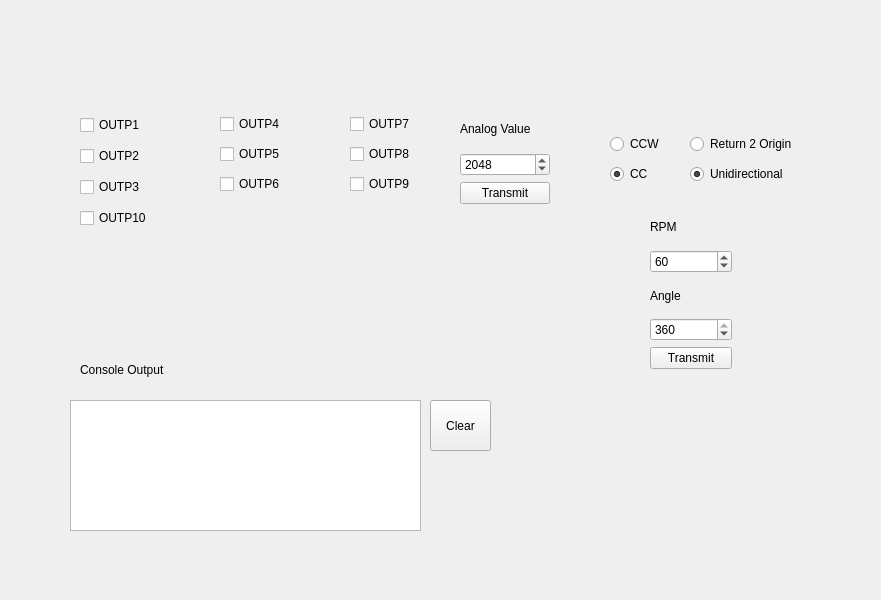
<?xml version="1.0" encoding="UTF-8"?>
<ui version="4.0">
 <class>MainWindow</class>
 <widget class="QMainWindow" name="MainWindow">
  <property name="geometry">
   <rect>
    <x>0</x>
    <y>0</y>
    <width>881</width>
    <height>600</height>
   </rect>
  </property>
  <property name="windowTitle">
   <string>MainWindow</string>
  </property>
  <widget class="QWidget" name="centralwidget">
   <widget class="QPlainTextEdit" name="ConsoleOutput">
    <property name="geometry">
     <rect>
      <x>70</x>
      <y>400</y>
      <width>351</width>
      <height>131</height>
     </rect>
    </property>
    <property name="readOnly">
     <bool>true</bool>
    </property>
   </widget>
   <widget class="QLabel" name="ConsoleOutp_lbl">
    <property name="geometry">
     <rect>
      <x>80</x>
      <y>360</y>
      <width>131</width>
      <height>20</height>
     </rect>
    </property>
    <property name="text">
     <string>Console Output</string>
    </property>
   </widget>
   <widget class="QPushButton" name="ClearConsole_btt">
    <property name="geometry">
     <rect>
      <x>430</x>
      <y>400</y>
      <width>61</width>
      <height>51</height>
     </rect>
    </property>
    <property name="text">
     <string>Clear</string>
    </property>
   </widget>
   <widget class="QWidget" name="">
    <property name="geometry">
     <rect>
      <x>80</x>
      <y>110</y>
      <width>83</width>
      <height>123</height>
     </rect>
    </property>
    <layout class="QVBoxLayout" name="verticalLayout">
     <item>
      <widget class="QCheckBox" name="OUTP1_bx">
       <property name="text">
        <string>OUTP1</string>
       </property>
      </widget>
     </item>
     <item>
      <widget class="QCheckBox" name="OUTP2_bx">
       <property name="text">
        <string>OUTP2</string>
       </property>
      </widget>
     </item>
     <item>
      <widget class="QCheckBox" name="OUTP3_bx">
       <property name="text">
        <string>OUTP3</string>
       </property>
      </widget>
     </item>
     <item>
      <widget class="QCheckBox" name="OUTP10_bx">
       <property name="text">
        <string>OUTP10</string>
       </property>
      </widget>
     </item>
    </layout>
   </widget>
   <widget class="QWidget" name="">
    <property name="geometry">
     <rect>
      <x>220</x>
      <y>110</y>
      <width>75</width>
      <height>91</height>
     </rect>
    </property>
    <layout class="QVBoxLayout" name="verticalLayout_2">
     <item>
      <widget class="QCheckBox" name="OUTP4_bx">
       <property name="text">
        <string>OUTP4</string>
       </property>
      </widget>
     </item>
     <item>
      <widget class="QCheckBox" name="OUTP5_bx">
       <property name="text">
        <string>OUTP5</string>
       </property>
      </widget>
     </item>
     <item>
      <widget class="QCheckBox" name="OUTP6_bx">
       <property name="text">
        <string>OUTP6</string>
       </property>
      </widget>
     </item>
    </layout>
   </widget>
   <widget class="QWidget" name="">
    <property name="geometry">
     <rect>
      <x>460</x>
      <y>110</y>
      <width>90</width>
      <height>94</height>
     </rect>
    </property>
    <layout class="QVBoxLayout" name="verticalLayout_4">
     <item>
      <widget class="QLabel" name="AnalogVal_lbl">
       <property name="text">
        <string>Analog Value</string>
       </property>
      </widget>
     </item>
     <item>
      <widget class="QSpinBox" name="AnalogVal_bx">
       <property name="maximum">
        <number>4095</number>
       </property>
       <property name="value">
        <number>2048</number>
       </property>
      </widget>
     </item>
     <item>
      <widget class="QPushButton" name="TX_btt">
       <property name="text">
        <string>Transmit</string>
       </property>
      </widget>
     </item>
    </layout>
   </widget>
   <widget class="QWidget" name="">
    <property name="geometry">
     <rect>
      <x>350</x>
      <y>110</y>
      <width>75</width>
      <height>91</height>
     </rect>
    </property>
    <layout class="QVBoxLayout" name="verticalLayout_3">
     <item>
      <widget class="QCheckBox" name="OUTP7_bx">
       <property name="text">
        <string>OUTP7</string>
       </property>
      </widget>
     </item>
     <item>
      <widget class="QCheckBox" name="OUTP8_bx">
       <property name="text">
        <string>OUTP8</string>
       </property>
      </widget>
     </item>
     <item>
      <widget class="QCheckBox" name="OUTP9_bx">
       <property name="text">
        <string>OUTP9</string>
       </property>
      </widget>
     </item>
    </layout>
   </widget>
   <widget class="QWidget" name="">
    <property name="geometry">
     <rect>
      <x>610</x>
      <y>130</y>
      <width>62</width>
      <height>59</height>
     </rect>
    </property>
    <layout class="QVBoxLayout" name="verticalLayout_5">
     <item>
      <widget class="QRadioButton" name="CCW_s">
       <property name="text">
        <string>CCW</string>
       </property>
       <attribute name="buttonGroup">
        <string notr="true">buttonGroup</string>
       </attribute>
      </widget>
     </item>
     <item>
      <widget class="QRadioButton" name="CC_s">
       <property name="text">
        <string>CC</string>
       </property>
       <property name="checked">
        <bool>true</bool>
       </property>
       <attribute name="buttonGroup">
        <string notr="true">buttonGroup</string>
       </attribute>
      </widget>
     </item>
    </layout>
   </widget>
   <widget class="QWidget" name="">
    <property name="geometry">
     <rect>
      <x>690</x>
      <y>130</y>
      <width>130</width>
      <height>59</height>
     </rect>
    </property>
    <layout class="QVBoxLayout" name="verticalLayout_6">
     <item>
      <widget class="QRadioButton" name="BIDir_s">
       <property name="text">
        <string>Return 2 Origin</string>
       </property>
       <attribute name="buttonGroup">
        <string notr="true">buttonGroup_2</string>
       </attribute>
      </widget>
     </item>
     <item>
      <widget class="QRadioButton" name="UNIDir_s">
       <property name="text">
        <string>Unidirectional</string>
       </property>
       <property name="checked">
        <bool>true</bool>
       </property>
       <attribute name="buttonGroup">
        <string notr="true">buttonGroup_2</string>
       </attribute>
      </widget>
     </item>
    </layout>
   </widget>
   <widget class="QWidget" name="">
    <property name="geometry">
     <rect>
      <x>650</x>
      <y>210</y>
      <width>82</width>
      <height>159</height>
     </rect>
    </property>
    <layout class="QVBoxLayout" name="verticalLayout_8">
     <item>
      <layout class="QVBoxLayout" name="verticalLayout_7">
       <item>
        <widget class="QLabel" name="RPM_lbl">
         <property name="text">
          <string>RPM</string>
         </property>
        </widget>
       </item>
       <item>
        <widget class="QSpinBox" name="RPM_val_">
         <property name="maximum">
          <number>120</number>
         </property>
         <property name="value">
          <number>60</number>
         </property>
        </widget>
       </item>
       <item>
        <widget class="QLabel" name="Angle_lbl">
         <property name="text">
          <string>Angle</string>
         </property>
        </widget>
       </item>
       <item>
        <widget class="QSpinBox" name="Angle_val_">
         <property name="maximum">
          <number>360</number>
         </property>
         <property name="value">
          <number>360</number>
         </property>
        </widget>
       </item>
      </layout>
     </item>
     <item>
      <widget class="QPushButton" name="pushButton">
       <property name="text">
        <string>Transmit</string>
       </property>
      </widget>
     </item>
    </layout>
   </widget>
  </widget>
 </widget>
 <resources/>
 <connections/>
 <buttongroups>
  <buttongroup name="buttonGroup"/>
  <buttongroup name="buttonGroup_2"/>
 </buttongroups>
</ui>
